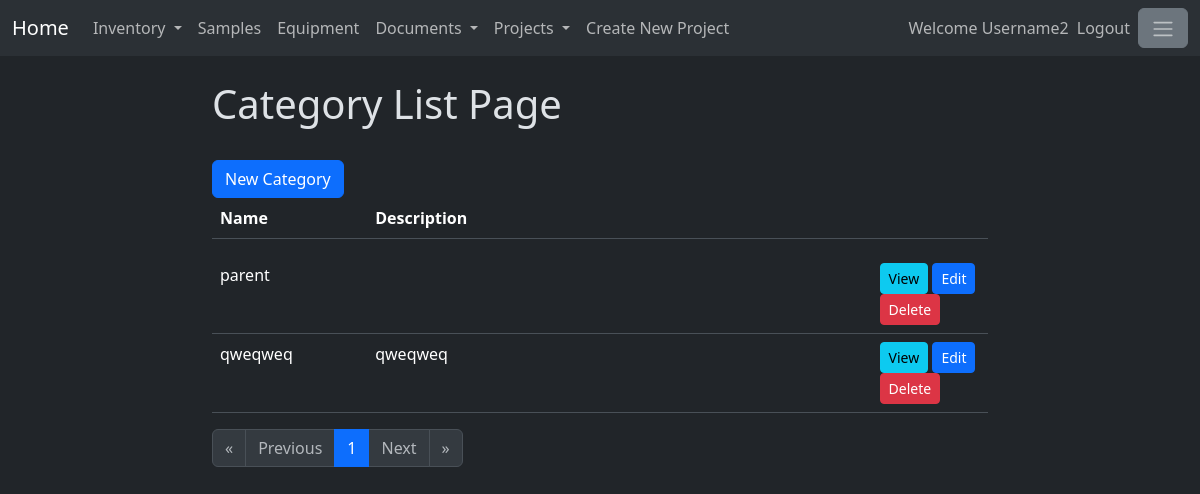
Page /category/ (signed in) on the committed database.
### itemcategory/models.py (models this page shows, shortened)
class ItemCategory(models.Model):
    name = models.CharField(max_length=200)
    description = models.TextField()
    isEnabled = models.BooleanField(default=True)

### itemcategory/views.py (the view)
# urls.py: path('', views.ListCategory.as_view(), name = 'CategoryList'),
@method_decorator(login_required, name='dispatch')
class ListCategory(TemplateView):
    template_name = 'itemcategory/categoryList.html'
    def get_context_data(self, **kwargs):
        context = super().get_context_data(**kwargs)
        category_list_objects = get_list_or_404(ItemCategory, isEnabled=True)
        category_form=CreateNewCategory()
        paginator = Paginator(category_list_objects,20)
        page_number = self.request.GET.get("page")
        page_obj = paginator.get_page(page_number)
        projects=get_list_or_404(Projects, isEnabled=True)
        project_form = CreateNewProject()
        context = {
            'page_obj':page_obj,
            'form':category_form,
            'projects' : projects,
            'projectform' : project_form}
        return context

### itemcategory/templates/itemcategory/categoryList.html (shortened to what this page needs)
{% extends 'itemcategory/baseCategory.html' %}
{% load crispy_forms_tags %}
{% block content %}
<h1>Category List Page</h1>
<br>
<button type="button" class="btn btn-primary" data-bs-toggle="modal" data-bs-target="#categoryModal">
    New Category
  </button>
<br>
<table class="table" style="width: 100%;">
    <thead>
      <tr>
        <th width="20%" scope="col">Name</th>
        <th width="65%" scope="col">Description</th>
        <th width="15%" scope="col"></th>
      </tr>
    </thead>
</table>
<div style="width:100%; overflow:auto; max-height:500px;">
    <table class="table">
        <tbody>
        {% for category in page_obj %}
            {% include 'itemcategory/partials/category_details.html'  %}
        {% endfor %}
        </tbody>
    </table>
</div>
<nav aria-label="Page navigation">
  <ul class="pagination">
      {%if page_obj.has_previous%}
          <li class="page-item">
              <a class="page-link" href="?page=1" aria-label="First">
              <span aria-hidden="true">&laquo;</span>
              </a>
          </li>
          <li class="page-item">
              <a class="page-link" href="?page={{page_obj.previous_page_number}}" aria-label="Previous">
              <span aria-hidden="true">Previous</span>
              </a>
          </li>
      {% else %}
          <li class="page-item">
              <span class="page-link disabled" aria-hidden="true">&laquo;</span>
          </li>
          <li class="page-item">
              <span class="page-link disabled" aria-hidden="true">Previous</span>
          </li>
      {% endif%}
      {% for page in page_obj.paginator.page_range %}
          {% if page == page_obj.number %}
              <li class="page-item active"><a class="page-link" href="?page={{page}}">{{page}}</a></li>
          {% else %}
              <li class="page-item"><a class="page-link" href="?page={{page}}">{{page}}</a></li>
          {% endif %}
      {% endfor %}
      {%if page_obj.has_next%}
          <li class="page-item">
              <a class="page-link" href="?page={{page_obj.next_page_number}}" aria-label="Next">
              <span aria-hidden="true">Next</span>
              </a>
          </li>
          <li class="page-item">
              <a class="page-link" href="?page={{page_obj.paginator.num_pages}}" aria-label="Last">
              <span aria-hidden="true">&raquo;</span>
              </a>
          </li>
      {% else %}
          <li class="page-item">
              <span class="page-link disabled" aria-hidden="true">Next</span>
          </li>
          <li class="page-item">
              <span class="page-link disabled" aria-hidden="true">&raquo;</span>
          </li>
      {% endif%}
  </ul>
</nav>
{% endblock %}

### mainpage/templates/base.html (shortened to what this page needs)
<!doctype html>
{% load static %}
{% load crispy_forms_tags %}
<html lang="en" data-bs-theme="dark">
    <head>
        <link href="https://cdn.jsdelivr.net/npm/bootstrap@5.3.1/dist/css/bootstrap.min.css"
        rel="stylesheet"
>
    </head>
    <body>
        <header>
            <nav class="navbar navbar-expand-lg bg-body-tertiary">
                <div class="container-fluid">
                    <a class="navbar-brand"  href="{% url 'homePage' %}">
                        Home
                      </a>
                    <div class="collapse navbar-collapse" id="navbarText">
                        <ul class="navbar-nav me-auto mb-2 mb-lg-0">
                            <li class="nav-item dropdown">
                                <a class="nav-link dropdown-toggle" href="#" role="button" data-bs-toggle="dropdown" aria-expanded="false">
                                        Inventory
                                </a>
                            </li>
                            <li class="nav-item">
                                <a class="nav-link" href="/sampletype">Samples</a>
                            </li>
                            <li class="nav-item">
                                <a class="nav-link" href="/equipment">Equipment</a>
                            </li>
                            <li class="nav-item dropdown">
                                <a class="nav-link dropdown-toggle" href="#" role="button" data-bs-toggle="dropdown" aria-expanded="false">
                                        Documents
                                </a>
                            </li>
                            <li class="nav-item dropdown">
                                <a class="nav-link dropdown-toggle" href="#" role="button" data-bs-toggle="dropdown" aria-expanded="false">
                                        Projects
                                </a>
                            </li>
                            <li><a data-bs-toggle="modal" data-bs-target="#projectModal" class="nav-link" type="button"
                                >Create New Project</a></li>
                        </ul>
                        <ul class="navbar-nav mb-2 mb-lg-0">
                            {% if user.is_authenticated %}
                                <span class="navbar-text">
                                    Welcome {{user.username}}
                                </span>
                                <li class="nav-item">
                                    <a class="nav-link" href="/logout">Logout</a>
                                </li>
                            {% endif %}
                            <li class="nav-item">
                                <button class="btn btn-secondary" type="button" data-bs-toggle="offcanvas"
                                data-bs-target="#offcanvasWithBothOptions" aria-controls="offcanvasWithBothOptions">
                                    <span class="navbar-toggler-icon"></span>
                                </button>
                            </li>
                        </ul>
                    </div>
                </div>
            </nav>
            <br>
        </header>
        <main>
            <div class="container-fluid">
                <div class="row">
                    <div class="col-2">
                    </div>
                    <div class="col-8">
                        {% if user.is_authenticated %}
                            {% block content %}
                            {% endblock %}
                        {% else %}
                            {% block login_and_registration %}
                            {% endblock %}
                        {% endif %}
                    </div>
                    <div class="col-2">
                    </div>
                </div>
            </div>
        </main>
    </body>
</html>

### itemcategory/templates/itemcategory/partials/category_details.html
{% load crispy_forms_tags %}
<tr hx-target="this" hx-swap="outerHTML">
    <td width="20%">
        {{category.name}}
    </td>
    <td width="65%">
        {{category.description}}
    </td>
    <td width="15%">
        <a class="btn btn-info btn-sm" href="{% url 'specificCategory' category.id %}">
            View
        </a>
        <a class="btn btn-primary btn-sm" href="{% url 'editCategory' category.id %}">
            Edit
        </a>
        <a class="btn btn-danger btn-sm" hx-post="{% url 'deleteCategoryHTMX' category.id %}">
            Delete
        </a>
    </td>
</tr>

### rows in the picture
ItemCategory: name "parent"
ItemCategory: name "qweqweq", description "qweqweq"

### other values in the picture
{{ user.username }} "Username2"
{{ page }} "1"
